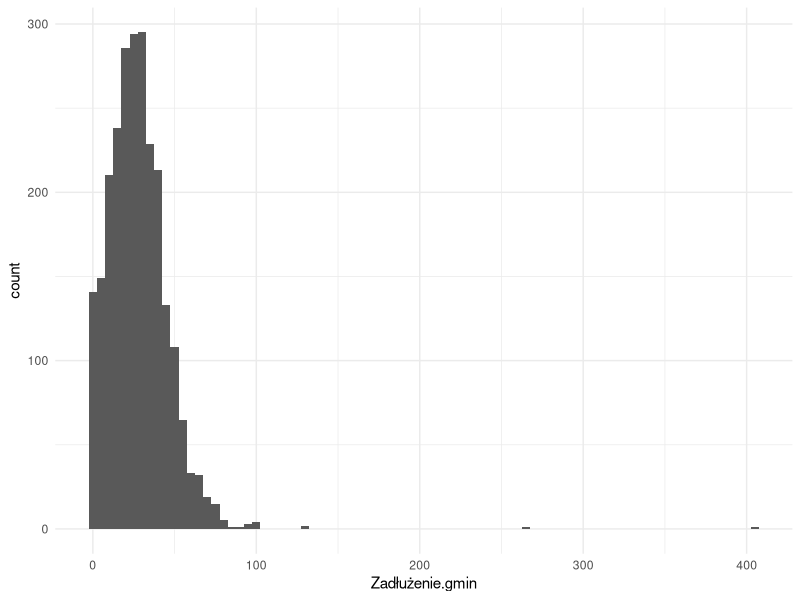
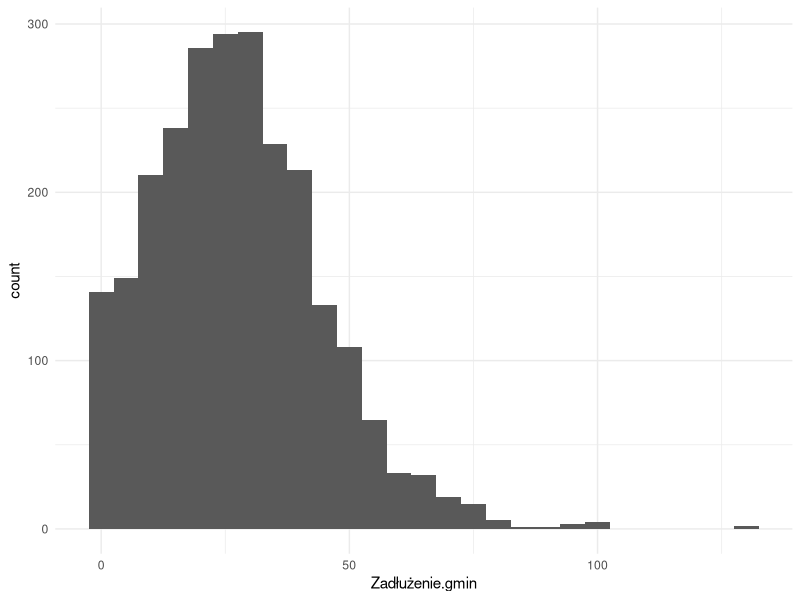
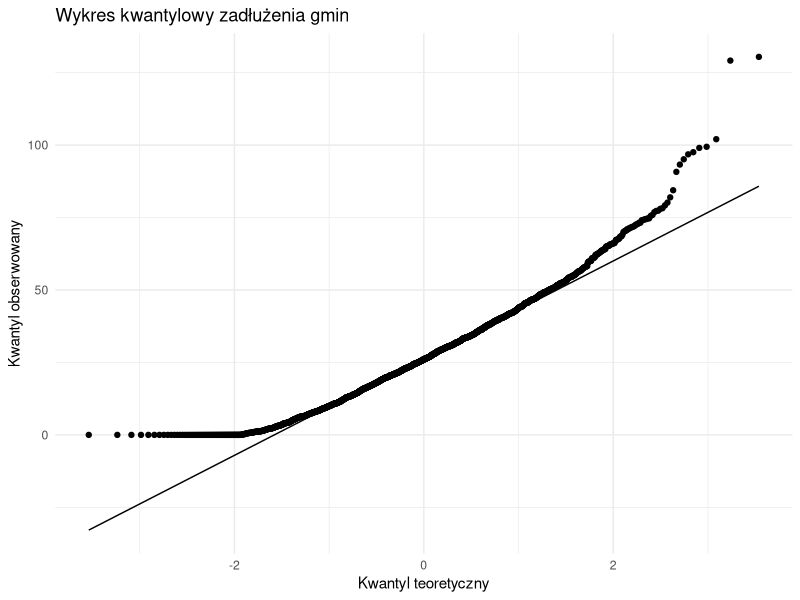
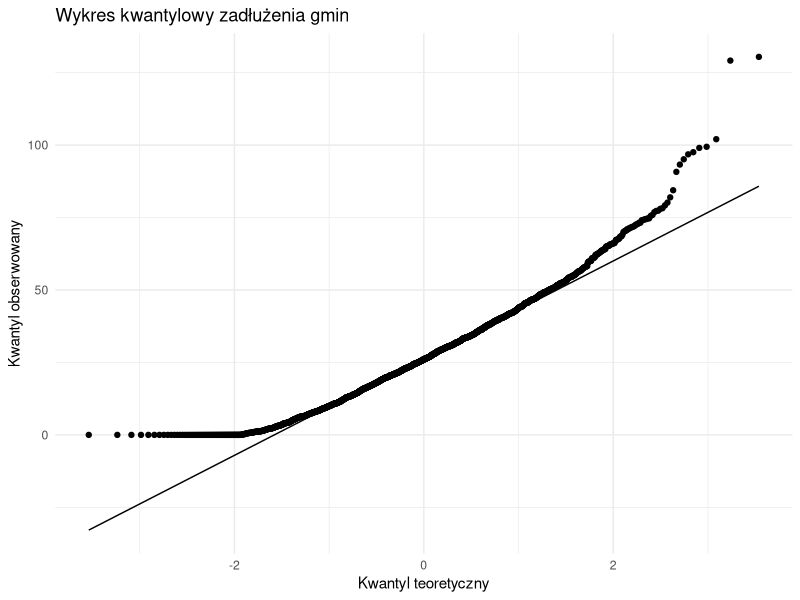
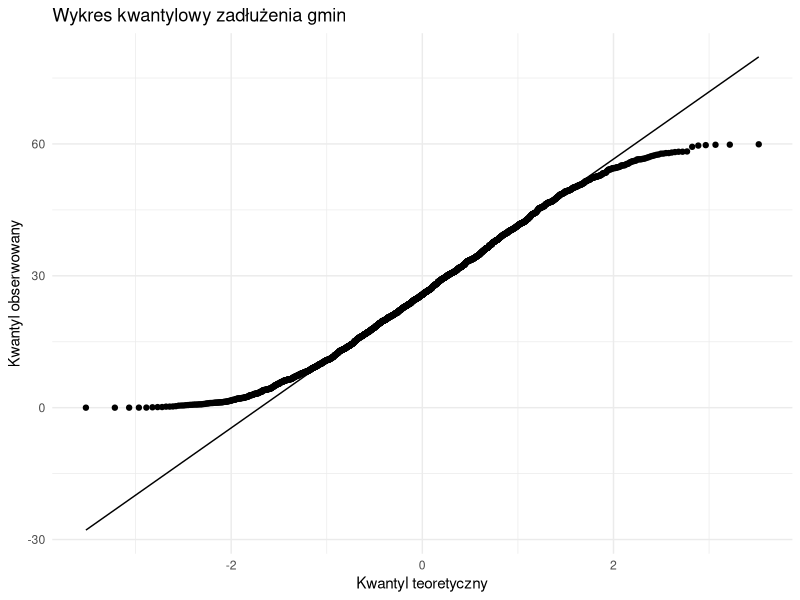
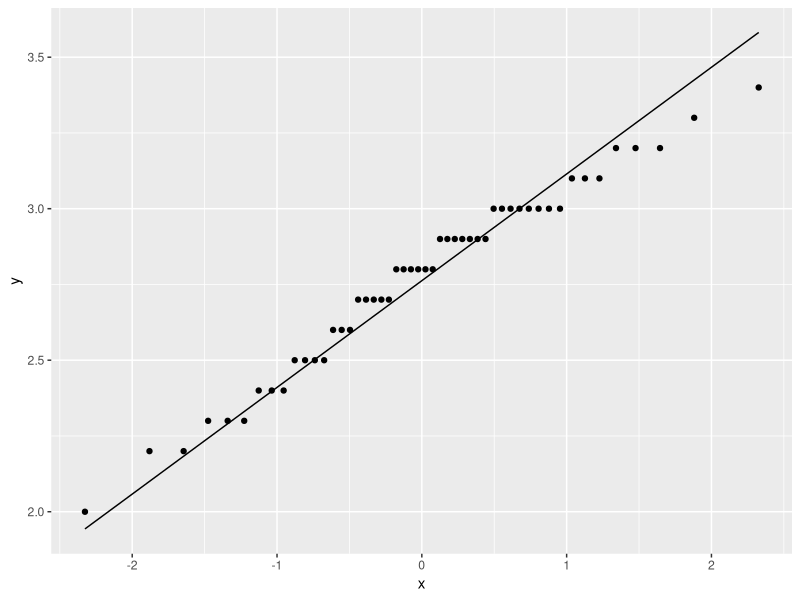

R code for these plots, in order:
## ---- chunk 1
knitr::opts_chunk$set(echo = TRUE)
## ---- chunk 2
Zadluzenie.gmin <- read.delim("Zadluzenie gmin.csv")
## ---- chunk 3
summary(Zadluzenie.gmin$Zadłużenie.gmin)
## ---- chunk 4
mean(Zadluzenie.gmin$Zadłużenie.gmin)
sd(Zadluzenie.gmin$Zadłużenie.gmin)
# Odchylenie standardowe = 19, co przyjmujemy za przybliżenie średniego odchylenia od średniej.
## ---- chunk 5
# Przykładowy opis co to są obserwacje odstające (outliery):

# Analizując tego typu dane, zakładamy ze istnieje jakies zjawisko kontrolujace srednie zadluzenie, 
# np polityka krajowa, ale ze tez sa zjawiska ktore je zaburzaja, np polityka lokalna.
# Chcemy ocenic ile wynosi srednie zadluzenie oraz jaka jest jego zmienność, żeby np. ocenić wpływ samorządów na zadłuzenie,
# albo żeby ocenić wzrost zadłużenia w stosunku do poprzednich lat.

# Matematycznie outlier to obserwacja ktora pochodzi z innego rozkladu niz ten który badamy,
# czyli jest kontrolowana przez inne "prawa natury" niz pozostale zmienne, i zaburza nasze statystyki.
# Uznanie obserwacji za odstającą zależy m.in. od tego, na czym nam zalezy w naszej analizie.
# Jesli na analizie wplywu polityki lokalnej i krajowej na zadluzenie, to wtedy na przyklad
# nie interesuje nas gmina w ktora walnela asteroida, bo to nam nie mówi nic na temat zjawiska które badamy. 
# Wówczas mozemy taką obserwację usunac. 
# Na ogol powinno sie poszukac poza-matematycznego uzasadnienia czemu cos jest outlierem.
# Zawsze jest to decyzja subiektywna.

# Można studentom kazać poszukac w internecie przyczyn zadluzenia Ostrowic i uzasadnic, czy mozemy je uznac za outlier.
# Jest to dosyć dobrze opisane na Wikipedii w artykule o tej gminie.
library(ggplot2)
ggplot(Zadluzenie.gmin) + geom_histogram(aes(x=Zadłużenie.gmin), binwidth=5) + theme_minimal()
## ---- chunk 6
# Ja na podstawie histogramu usuwam z danych Ostrowice i Rewal. 
Zadluzenie.gmin <- Zadluzenie.gmin[-c(2478, 2477), ]
## ---- chunk 7
ggplot(Zadluzenie.gmin) + geom_histogram(aes(x=Zadłużenie.gmin), binwidth=5) + theme_minimal()
## ---- chunk 8
# To jest fajne zadanie, bo początkowy wynik jest bardzo mylący.
# Na początku studentom należy wyjaśnić, co to jest QQplot i jak się to czyta.
qqplot_zadluzenia <- ggplot(Zadluzenie.gmin) + stat_qq(aes(sample=Zadłużenie.gmin)) + stat_qq_line(aes(sample=Zadłużenie.gmin)) + theme_minimal() + ggtitle('Wykres kwantylowy zadłużenia gmin') + xlab('Kwantyl teoretyczny') + ylab('Kwantyl obserwowany')
qqplot_zadluzenia

# Z wykresu zamieszczonego poniżej możemy odczytać, że w pewnym przedziale rozkład jest bardzo bliski normalnego,
# poniewaz punkty układają się na linii prostej.
# Główne różnice to dużo gmin z zerowym zadłużeniem (wykres wypłaszcza się po lewej stronie) i lekko cięższy ogon, czyli kilka 
# gmin z bardzo wysokim zadłużeniem (wykres zakrzywia się w górę po prawej stronie).

# Jest to natomiast fałszywy wniosek! Silne wypłaszczenia sprawiają, że nie widać mniej wyraźnych odstępstw.
# Przed stwierdzeniem, że rozkład jest normalny, należy przyjrzeć się bliżej temu wypłaszczeniu.
## ---- chunk 9
qqplot_zadluzenia
## ---- chunk 10
# Poniżej wybierzemy te gminy, które mają niezerowe zadłużenie. Ponadto odrzucimy te, które powodują silne zakrzywienie
# wykresu po prawej stronie, czyli te o wysokim zadłużeniu (powiedzmy, powyżej 60%, bo tam się zaczyna zakrzywienie).
# Dopiero teraz widać odstępstwa od normalności w zadłużeniu "typowych gmin".
# Z poniższego wykresu (którego nie daję do wyrenderowanego skryptu) wnioskujemy, że w porównaniu do rozkładu
# normalnego rozkład zadłużenia typowej gminy ma lekkie ogony, czyli jest bardziej skupiony
# wokół średniej niż jest to możliwe w przypadku rozkładów normalnych (co objawia się wypłaszczeniem wykresu po lewej stronie).
# Jeśli zrobimy przybliżenie na iny zakres (np. wybierając wiersze 63:2466) to zobaczymy jeszcze inne odstępstwa.
# Widzimy wówczas wzgórek po prawej stronie, który sugeruje dwumodalność.
podzbior1 <- 63:2378
podzbior2 <- 63:2466  # tutaj sugeruje dwumodalność
podzbior3 <- 400:1800 # inny przyklad
typowe_gminy <- Zadluzenie.gmin[podzbior1, ]
x <- ggplot(typowe_gminy) + stat_qq(aes(sample=Zadłużenie.gmin)) + stat_qq_line(aes(sample=Zadłużenie.gmin)) +
  theme_minimal() + ggtitle('Wykres kwantylowy zadłużenia gmin') + xlab('Kwantyl teoretyczny') + ylab('Kwantyl obserwowany')
x
## ---- chunk 11
data(iris)
versi <- iris[iris$Species == 'versicolor', ]
ggplot(versi) + stat_qq(aes(sample=Sepal.Width)) + stat_qq_line(aes(sample=Sepal.Width))
# Wykres nie daje nam podstaw, żebyśmy uznali że musimy odrzucić hipotezę o normalności zmiennej.
# Ewentualne odchylenia wyglądają na spowodowane tym, że mamy stosunkowo mało danych.
# Wobec tego przyjmiemy że zmienna jest normalna. 
# Przy dalszych analizach trzeba mieć świadomość, że jest to jedynie założenie, i nasze wyniki będą na tyle dobrym 
# przybliżeniem rzeczywistości, na ile to założenie jest prawdziwe.
## ---- chunk 12
#  versi <- versi[1:10, ] # opcjonalny wybór podzbioru próby dla porównania szerokości przedziałów ufności w zadaniu 3.
alpha <- 0.05
n <- nrow(versi)
q <- qt(1-alpha/2, n-1)
width_mean = mean(versi$Sepal.Width)
width_sd = sd(versi$Sepal.Width)
student.interval <- c(width_mean - q*width_sd/sqrt(n-1), width_mean + q*width_sd/sqrt(n-1))
# Jeśli założenie o normalności jest prawdziwe, to dla 95 powtórzeń na 100 przedział obliczony powyższym wzorem 
# będzie zawierał prawdziwą (nieznaną) wartość średnią szerokości działki kielicha.
# Jedno powtórzenie dotyczy tu zebrania i zmierzenia 50 okazów Iris versicolor.
# Im mniej założenie o normalności jest spełnione, czyli im bardziej prawdziwy rozkład szerokości działki kielicha
# różni się od normalnego, tym mniej dokładny będzie nasz wynik. 
# Nie wiemy natomiast, czy wówczas tak obliczony przedział będzie zawierał prawdziwą wartość średnią 
# rzadziej, czy częściej niż 95 razy na 100. 
## ---- chunk 13
student.interval
## ---- chunk 14
z <- qnorm(1-alpha/2)
asymptotic.interval <- c(width_mean - z*width_sd/sqrt(n), width_mean+z*width_sd/sqrt(n))
# Przedział ufności jest nieco węższy. 
# To sugeruje, że dokładniej znamy wartość średnią naszej zmiennej, ale jest to oszustwo. 
# Ponieważ założyliśmy, że znamy odchylenie standardowe, to w pewnym sensie daliśmy naszym wzorom
# dodatkową, lecz nieprawdziwą informację, która została wykorzystana do złudnego zwiększenia dokładności przedziału. 
# W rzeczywistości nie jest to przedział na poziomie ufności 0.95, tylko mniejszym - w tym sensie, że taki przedział
# będzie zawierał wartość średnią rzadziej niż dla 95 powtórzeń na sto.

# Można studentom zwrócić uwagę, że czasami musimy korzystać z takiego bezprawnego podstawienia estymatora pod znany parametr, 
# ponieważ nie potrafimy zrobić nic lepszego, ale wówczas trzeba być świadomym kosztu takiego oszustwa. 

# Dla mniejszych danych różnica w szerokości na ogół będzie większa, ponieważ wówczas estymator S ma większą wariancję,
# która jest uwzględniona w studentyzowanym przedziale ufności. 

# Estymator S jest zgodny, więc dla dużych danych oba przedziały będą praktycznie takie same.

# W naszym przypadku różnica była bardzo nieznaczna (na 3. miejscu po przecinku), ponieważ w statystyce
# całkiem często liczba 50 to już bardzo dobre przybliżenie nieskończoności ;-)
## ---- chunk 15
U <- runif(1000*10, max=10)
U <- matrix(U, nrow=10)
MLE <- apply(U, 2, max)
alpha <- 0.05
upper.limits <- apply(U, 2, max)
upper.limits <- upper.limits/alpha^0.1
mean(upper.limits >= 10)  
# W około 0.95 przypadków górny kraniec przedziału ufności jest większy niż wartość parametru. 
# Nie przejmujemy się dolnym krańcem ponieważ zawsze max(X_n) <= a. 
